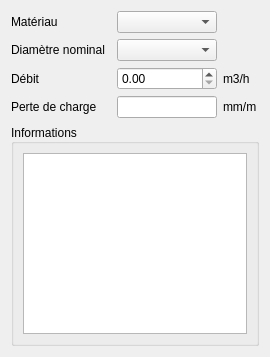
<?xml version="1.0" encoding="UTF-8"?>
<ui version="4.0">
 <class>uiForm</class>
 <widget class="QWidget" name="uiForm">
  <property name="geometry">
   <rect>
    <x>0</x>
    <y>0</y>
    <width>270</width>
    <height>357</height>
   </rect>
  </property>
  <property name="sizePolicy">
   <sizepolicy hsizetype="Preferred" vsizetype="MinimumExpanding">
    <horstretch>0</horstretch>
    <verstretch>0</verstretch>
   </sizepolicy>
  </property>
  <property name="windowTitle">
   <string>Calcul pertes de charges</string>
  </property>
  <property name="windowIcon">
   <iconset>
    <normaloff>F:/Organisation BOISSON/Modèles/logo.ico</normaloff>F:/Organisation BOISSON/Modèles/logo.ico</iconset>
  </property>
  <property name="windowOpacity">
   <double>1.000000000000000</double>
  </property>
  <layout class="QVBoxLayout" name="verticalLayout">
   <item>
    <layout class="QHBoxLayout" name="horizontalLayout" stretch="0,0,0">
     <item>
      <widget class="QLabel" name="label">
       <property name="sizePolicy">
        <sizepolicy hsizetype="Fixed" vsizetype="Preferred">
         <horstretch>0</horstretch>
         <verstretch>0</verstretch>
        </sizepolicy>
       </property>
       <property name="minimumSize">
        <size>
         <width>100</width>
         <height>0</height>
        </size>
       </property>
       <property name="text">
        <string>Matériau</string>
       </property>
      </widget>
     </item>
     <item>
      <widget class="QComboBox" name="CBMateriau">
       <property name="sizePolicy">
        <sizepolicy hsizetype="Fixed" vsizetype="Fixed">
         <horstretch>0</horstretch>
         <verstretch>0</verstretch>
        </sizepolicy>
       </property>
       <property name="minimumSize">
        <size>
         <width>100</width>
         <height>0</height>
        </size>
       </property>
       <property name="toolTip">
        <string/>
       </property>
       <property name="editable">
        <bool>false</bool>
       </property>
      </widget>
     </item>
     <item>
      <spacer name="horizontalSpacer">
       <property name="orientation">
        <enum>Qt::Horizontal</enum>
       </property>
       <property name="sizeHint" stdset="0">
        <size>
         <width>40</width>
         <height>20</height>
        </size>
       </property>
      </spacer>
     </item>
    </layout>
   </item>
   <item>
    <layout class="QHBoxLayout" name="horizontalLayout_2" stretch="0,0,0">
     <item>
      <widget class="QLabel" name="label_2">
       <property name="sizePolicy">
        <sizepolicy hsizetype="Fixed" vsizetype="Preferred">
         <horstretch>0</horstretch>
         <verstretch>0</verstretch>
        </sizepolicy>
       </property>
       <property name="minimumSize">
        <size>
         <width>100</width>
         <height>0</height>
        </size>
       </property>
       <property name="text">
        <string>Diamètre nominal</string>
       </property>
      </widget>
     </item>
     <item>
      <widget class="QComboBox" name="CBDiameter">
       <property name="sizePolicy">
        <sizepolicy hsizetype="Fixed" vsizetype="Fixed">
         <horstretch>0</horstretch>
         <verstretch>0</verstretch>
        </sizepolicy>
       </property>
       <property name="minimumSize">
        <size>
         <width>100</width>
         <height>0</height>
        </size>
       </property>
      </widget>
     </item>
     <item>
      <spacer name="horizontalSpacer_2">
       <property name="orientation">
        <enum>Qt::Horizontal</enum>
       </property>
       <property name="sizeHint" stdset="0">
        <size>
         <width>40</width>
         <height>20</height>
        </size>
       </property>
      </spacer>
     </item>
    </layout>
   </item>
   <item>
    <layout class="QHBoxLayout" name="horizontalLayout_3" stretch="0,0,0">
     <item>
      <widget class="QLabel" name="label_3">
       <property name="sizePolicy">
        <sizepolicy hsizetype="Fixed" vsizetype="Preferred">
         <horstretch>0</horstretch>
         <verstretch>0</verstretch>
        </sizepolicy>
       </property>
       <property name="minimumSize">
        <size>
         <width>100</width>
         <height>0</height>
        </size>
       </property>
       <property name="text">
        <string>Débit</string>
       </property>
      </widget>
     </item>
     <item>
      <widget class="QDoubleSpinBox" name="DSBFlowrate">
       <property name="sizePolicy">
        <sizepolicy hsizetype="Fixed" vsizetype="Fixed">
         <horstretch>0</horstretch>
         <verstretch>0</verstretch>
        </sizepolicy>
       </property>
       <property name="minimumSize">
        <size>
         <width>100</width>
         <height>0</height>
        </size>
       </property>
       <property name="maximum">
        <double>5000.000000000000000</double>
       </property>
       <property name="singleStep">
        <double>0.100000000000000</double>
       </property>
      </widget>
     </item>
     <item>
      <widget class="QLabel" name="label_5">
       <property name="minimumSize">
        <size>
         <width>0</width>
         <height>0</height>
        </size>
       </property>
       <property name="text">
        <string>m3/h</string>
       </property>
      </widget>
     </item>
    </layout>
   </item>
   <item>
    <layout class="QHBoxLayout" name="horizontalLayout_4">
     <item>
      <widget class="QLabel" name="label_4">
       <property name="sizePolicy">
        <sizepolicy hsizetype="Fixed" vsizetype="Preferred">
         <horstretch>0</horstretch>
         <verstretch>0</verstretch>
        </sizepolicy>
       </property>
       <property name="minimumSize">
        <size>
         <width>100</width>
         <height>0</height>
        </size>
       </property>
       <property name="text">
        <string>Perte de charge</string>
       </property>
      </widget>
     </item>
     <item>
      <widget class="QLineEdit" name="LEResult">
       <property name="sizePolicy">
        <sizepolicy hsizetype="Fixed" vsizetype="Fixed">
         <horstretch>0</horstretch>
         <verstretch>0</verstretch>
        </sizepolicy>
       </property>
       <property name="minimumSize">
        <size>
         <width>100</width>
         <height>0</height>
        </size>
       </property>
       <property name="maximumSize">
        <size>
         <width>100</width>
         <height>16777215</height>
        </size>
       </property>
       <property name="mouseTracking">
        <bool>false</bool>
       </property>
       <property name="focusPolicy">
        <enum>Qt::NoFocus</enum>
       </property>
       <property name="frame">
        <bool>true</bool>
       </property>
       <property name="readOnly">
        <bool>true</bool>
       </property>
      </widget>
     </item>
     <item>
      <widget class="QLabel" name="label_6">
       <property name="text">
        <string>mm/m</string>
       </property>
      </widget>
     </item>
    </layout>
   </item>
   <item>
    <widget class="QGroupBox" name="groupBox">
     <property name="sizePolicy">
      <sizepolicy hsizetype="Preferred" vsizetype="MinimumExpanding">
       <horstretch>0</horstretch>
       <verstretch>0</verstretch>
      </sizepolicy>
     </property>
     <property name="minimumSize">
      <size>
       <width>0</width>
       <height>100</height>
      </size>
     </property>
     <property name="autoFillBackground">
      <bool>true</bool>
     </property>
     <property name="title">
      <string>Informations</string>
     </property>
     <property name="alignment">
      <set>Qt::AlignLeading|Qt::AlignLeft|Qt::AlignVCenter</set>
     </property>
     <property name="flat">
      <bool>false</bool>
     </property>
     <property name="checkable">
      <bool>false</bool>
     </property>
     <property name="checked">
      <bool>false</bool>
     </property>
     <layout class="QVBoxLayout" name="verticalLayout_2">
      <item>
       <widget class="QTextEdit" name="TEInfo">
        <property name="minimumSize">
         <size>
          <width>0</width>
          <height>40</height>
         </size>
        </property>
        <property name="focusPolicy">
         <enum>Qt::NoFocus</enum>
        </property>
        <property name="readOnly">
         <bool>true</bool>
        </property>
        <property name="acceptRichText">
         <bool>false</bool>
        </property>
       </widget>
      </item>
     </layout>
    </widget>
   </item>
  </layout>
 </widget>
 <tabstops>
  <tabstop>CBMateriau</tabstop>
  <tabstop>CBDiameter</tabstop>
  <tabstop>DSBFlowrate</tabstop>
  <tabstop>LEResult</tabstop>
 </tabstops>
 <resources/>
 <connections/>
</ui>
